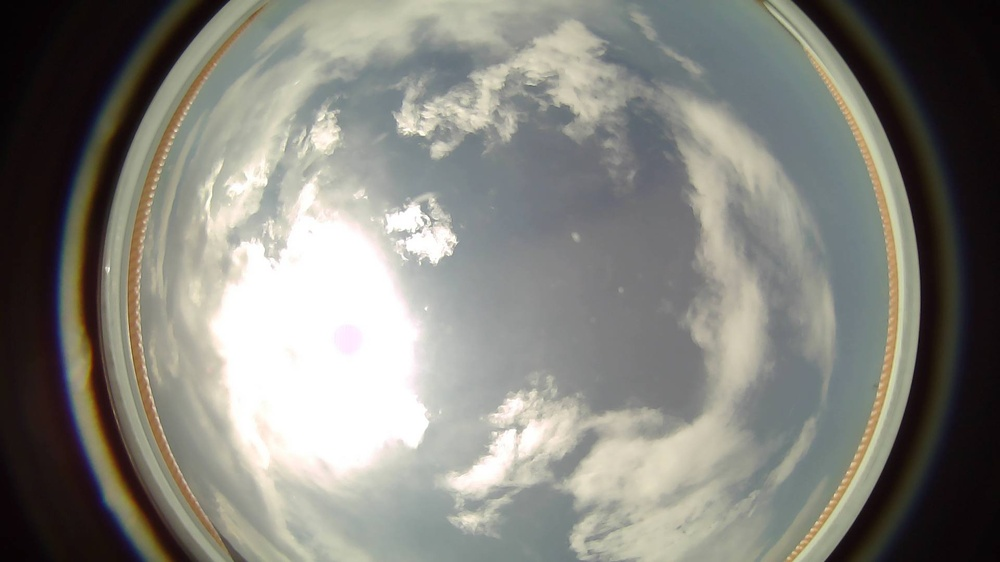
#> input picture images/cloudy/UTC-7_2019_09_08-12_42_44_132406.jpg, 1000 x 562 px, shrunk from 1920 x 1080 before the run; its folder holds only this picture in this run
$ jupyter execute generate_sky_features.ipynb
#> lines starting #> are read from the running program, lines starting #| are printed output that depends on the picture; after the words box and inside, x2 and y2 are one past the last pixel; in counts of white or black regions, pixels touching at a corner belong together
# 🧪 Створення sky_features.csv з images/<label>/*
Цей ноутбук автоматично сканує підпапки в `images/`, витягує ознаки для кожного зображення і зберігає `sky_features.csv` з правильною колонкою `label`.

[cell 1]
# 📦 Необхідні бібліотеки
import os
import cv2
import numpy as np
import pandas as pd
from tqdm import tqdm
from datetime import datetime

[cell 2]
# ⚙️ Функції для обчислення ознак
def compute_cloud_coverage(img):
    gray = cv2.cvtColor(img, cv2.COLOR_BGR2GRAY)
    _, thresh = cv2.threshold(gray, 0, 255, cv2.THRESH_BINARY + cv2.THRESH_OTSU)
    cloud_pixels = np.sum(thresh == 255)
    total_pixels = img.shape[0] * img.shape[1]
    return cloud_pixels / total_pixels

def compute_white_pixel_ratio(img):
    white_pixels = np.sum(np.all(img > 240, axis=2))
    total_pixels = img.shape[0] * img.shape[1]
    return white_pixels / total_pixels

def compute_sun_luminance(img):
    gray = cv2.cvtColor(img, cv2.COLOR_BGR2GRAY)
    min_val, max_val, min_loc, max_loc = cv2.minMaxLoc(gray)
    x, y = max_loc
    h, w = img.shape[:2]
    x1, x2 = max(0, x-10), min(w, x+10)
    y1, y2 = max(0, y-10), min(h, y+10)
    roi = gray[y1:y2, x1:x2]
    return np.mean(roi), max_val

def get_time_features(filename):
    try:
        name = os.path.splitext(os.path.basename(filename))[0]
        parts = name.replace('-', '').split('_')
        digits = ''.join(filter(str.isdigit, parts[-1]))
        if len(digits) >= 12:
            hour = int(digits[8:10])
            minute = int(digits[10:12])
            return hour, minute
    except:
        pass
    return -1, -1

[cell 3]
# 📁 Обхід папок images/<label>/*
IMAGE_ROOT = 'images'
data = []

for label in sorted(os.listdir(IMAGE_ROOT)):
    label_dir = os.path.join(IMAGE_ROOT, label)
    if not os.path.isdir(label_dir):
        continue
    print(f"Обробка класу: {label}")
    for fname in tqdm(os.listdir(label_dir)):
        if not fname.lower().endswith(('.jpg', '.jpeg', '.png')):
            continue
        path = os.path.join(label_dir, fname)
        img = cv2.imread(path)
#> img is the input picture: shape (562, 1000, 3); mean B, G, R 124.1, 130.9, 131.6
        if img is None:
            print(f"⚠️ Пропущено: {path}")
            continue
        cloud_coverage = compute_cloud_coverage(img)
#> in compute_cloud_coverage, `gray = cv2.cvtColor(img, cv2.COLOR_BGR2GRAY)`:
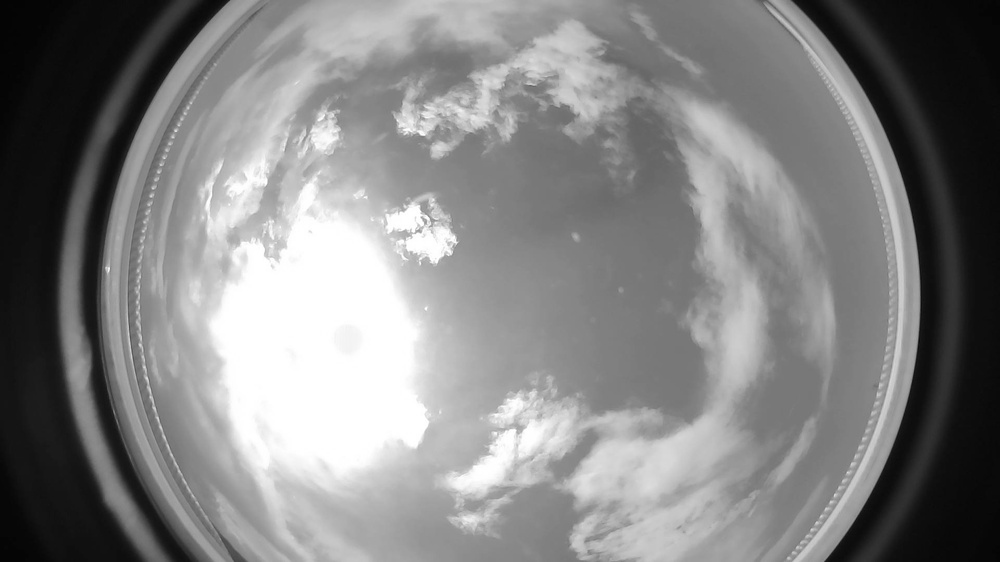
#> gray: shape (562, 1000); min 3, max 255, mean 130.3
#> in compute_cloud_coverage, `_, thresh = cv2.threshold(gray, 0, 255, cv2.THRESH_BINARY + cv2.THRESH..`:
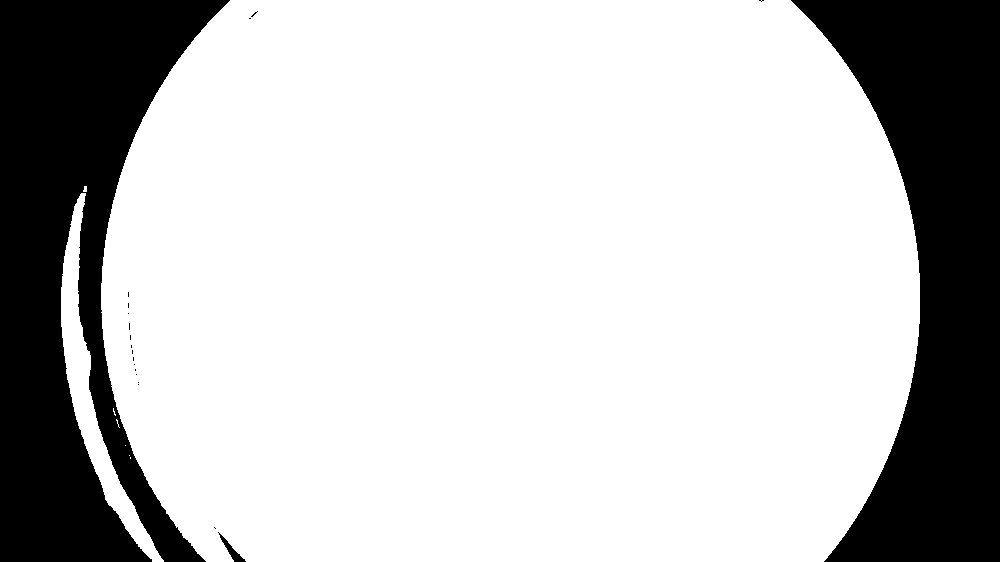
#> thresh: shape (562, 1000); 75.8% white; 20 black regions (17 under 20 px), largest, box (x1, y1, x2, y2) and area: (0, 0, 230, 562) 70706, (791, 0, 1000, 562) 64791, (218, 532, 246, 562) 198
#> in compute_cloud_coverage, `cloud_pixels = np.sum(thresh == 255)`: cloud_pixels = 426245
#> cloud_coverage = 0.758
        white_pixel_ratio = compute_white_pixel_ratio(img)
#> in compute_white_pixel_ratio, `white_pixels = np.sum(np.all(img > 240, axis=2))`: white_pixels = 40879
#> white_pixel_ratio = 0.0727
        sun_lum, sun_max = compute_sun_luminance(img)
#> in compute_sun_luminance, `min_val, max_val, min_loc, max_loc = cv2.minMaxLoc(gray)`: min_val = 3; max_val = 255; min_loc = (15, 6); max_loc = (248, 178)
#> in compute_sun_luminance, `x, y = max_loc`: x = 248; y = 178
#> in compute_sun_luminance, `x1, x2 = max(0, x-10), min(w, x+10)`: x1 = 238; x2 = 258
#> in compute_sun_luminance, `y1, y2 = max(0, y-10), min(h, y+10)`: y1 = 168; y2 = 188
#> in compute_sun_luminance, `roi = gray[y1:y2, x1:x2]`:
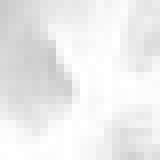
#> roi: shape (20, 20) (shown 8 times larger); min 200, max 255, mean 236.4
#> sun_lum = 236.4; sun_max = 255
        hour, minute = get_time_features(fname)

        data.append({
            'filename': f'{label}/{fname}',
            'label': label,
            'cloud_coverage': cloud_coverage,
            'white_pixel_ratio': white_pixel_ratio,
            'sun_luminance_mean': sun_lum,
            'sun_luminance_max': sun_max,
            'hour': hour,
            'minute': minute
        })
#> pass 2 of the loop `for label in sorted(os.listdir(IMAGE_ROOT)):`:
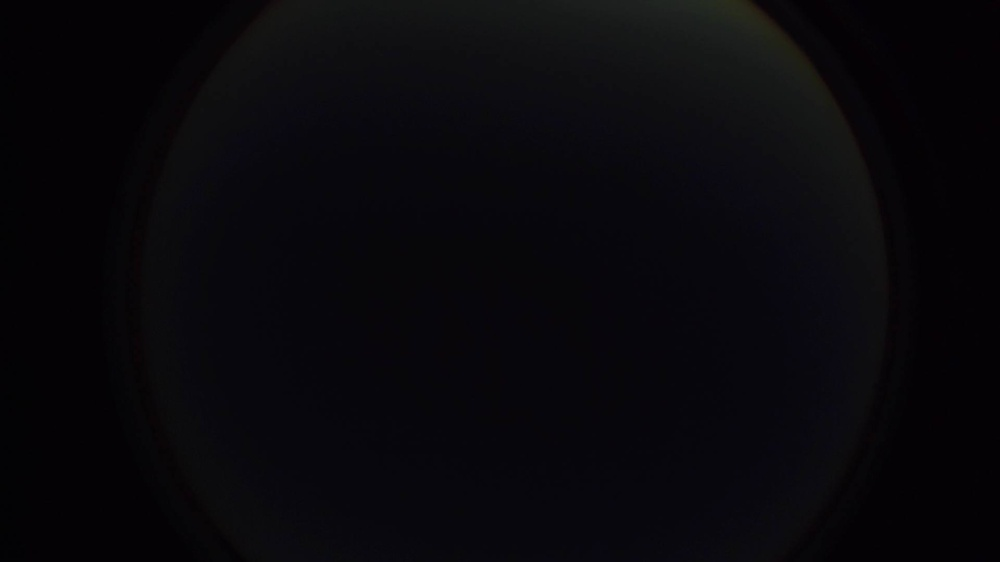
#> input picture images/dark/UTC-7_2019_09_08-05_40_06_012085.jpg, 1000 x 562 px, shrunk from 1920 x 1080 before the run
#> img is the input picture: shape (562, 1000, 3); mean B, G, R 11.6, 7.7, 8.7
#> in compute_cloud_coverage (call 2), `_, thresh = cv2.threshold(gray, 0, 255, cv2.THRESH_BINARY + cv2.THRESH..`:
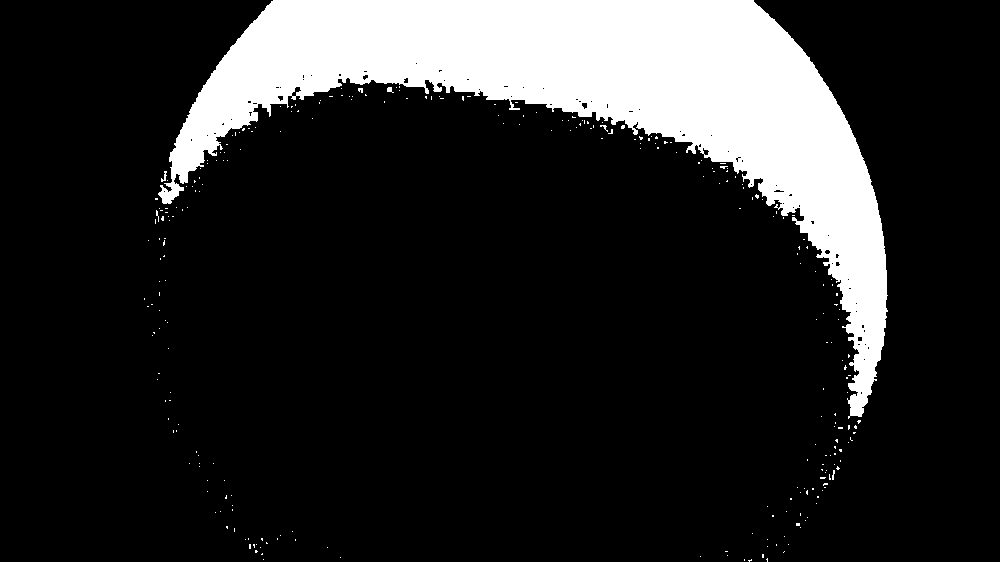
#> thresh: shape (562, 1000); 15.6% white; 276 white regions (272 under 20 px), largest, box (x1, y1, x2, y2) and area: (158, 0, 888, 419) 86547, (161, 171, 167, 182) 30, (387, 87, 394, 93) 26, (600, 125, 608, 132) 20
#> cloud_pixels = 87430
#> cloud_coverage = 0.156
#> white_pixel_ratio = 0
#> sun_lum = 39.6; sun_max = 42

[cell 4]
# 💾 Збереження результатів
df = pd.DataFrame(data)
#> df = table of 2 rows and 8 columns
df.to_csv("sky_features.csv", index=False)
print("✅ Збережено sky_features.csv")
df.head()
#> Out = table of 2 rows and 8 columns
